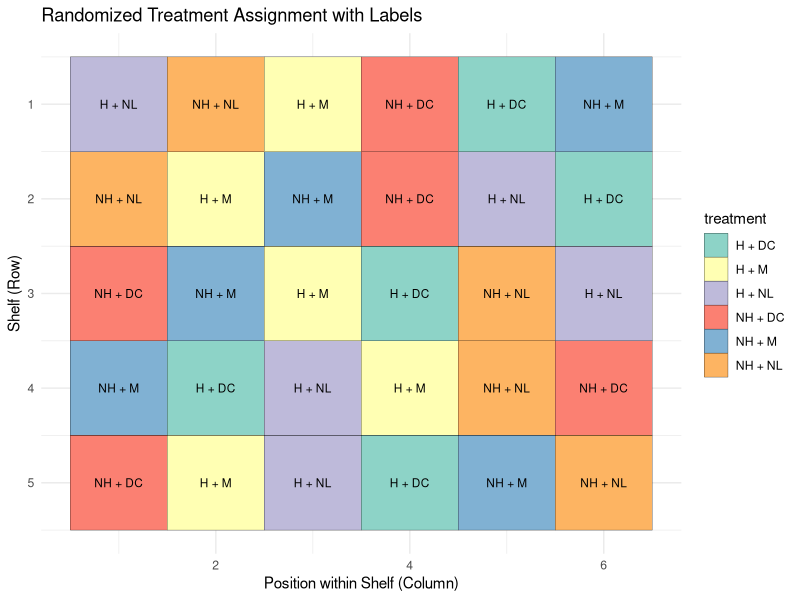
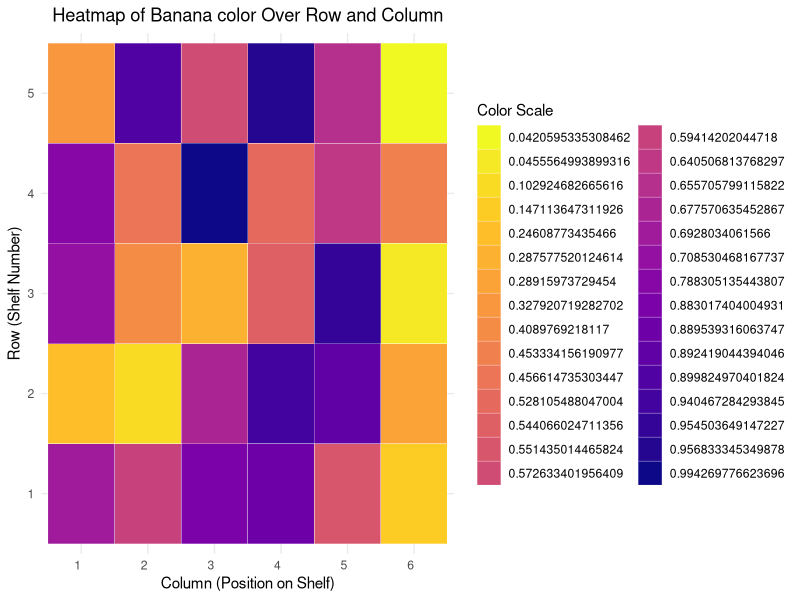
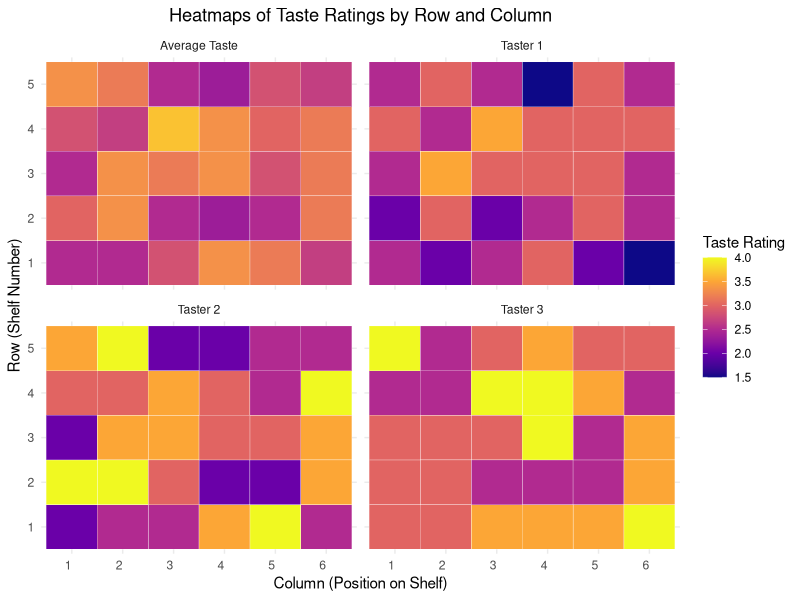
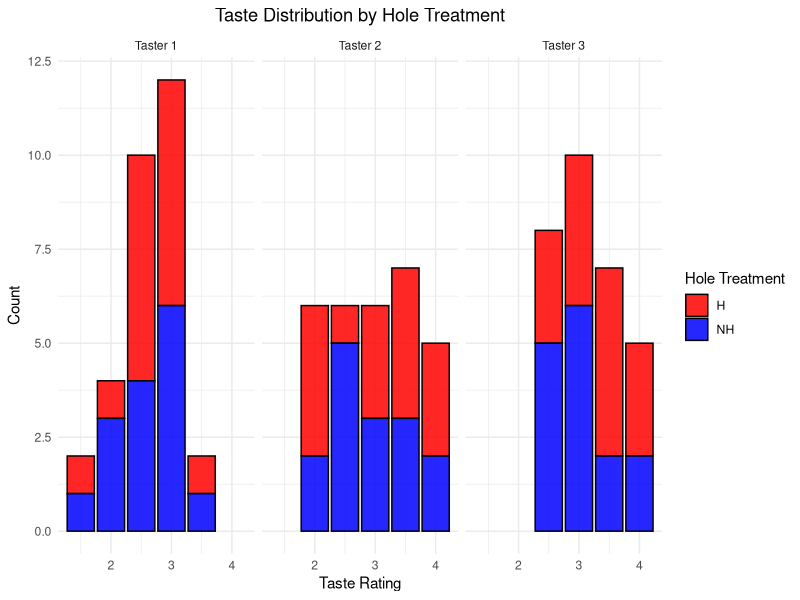
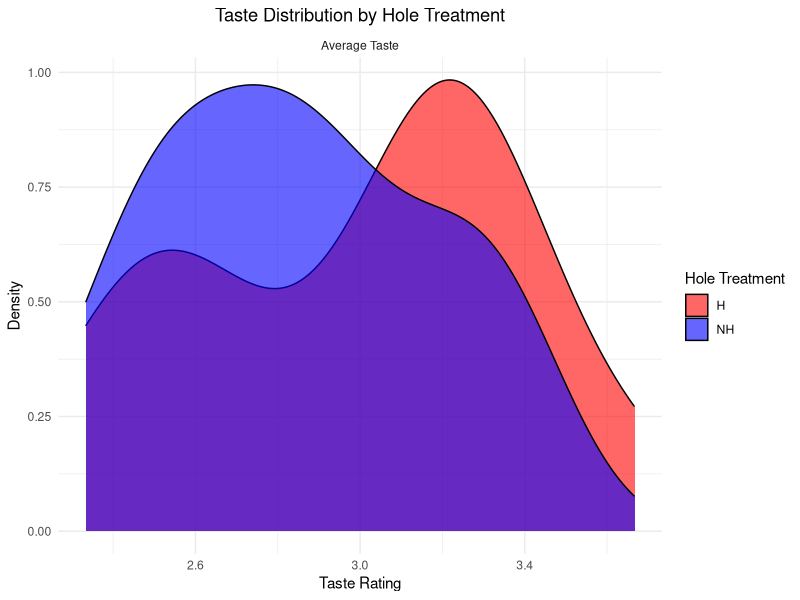
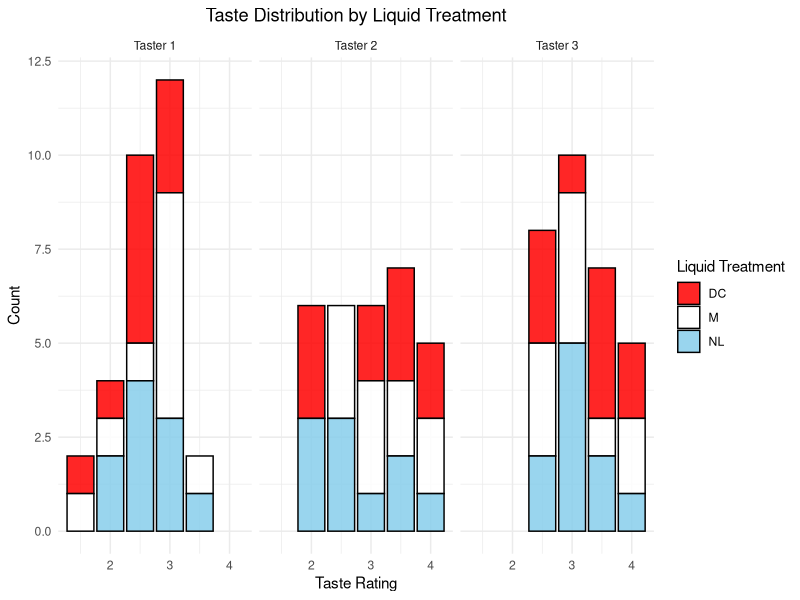
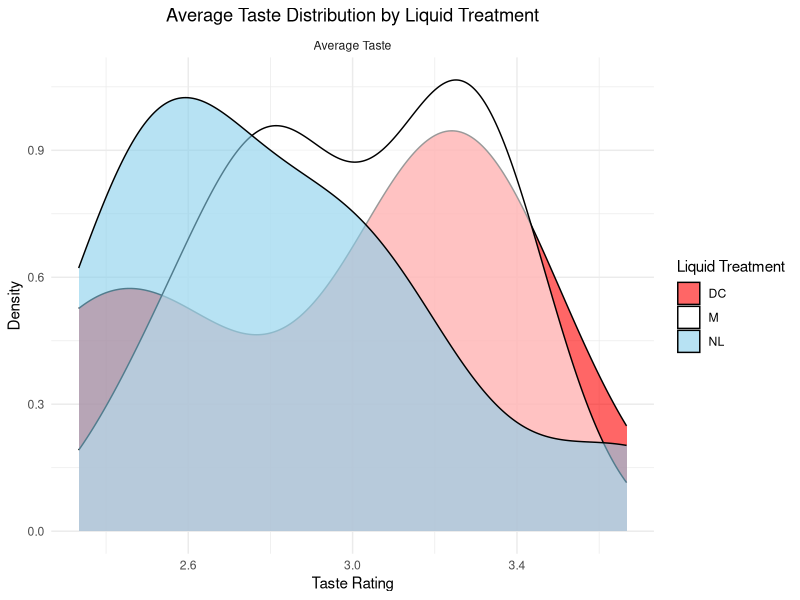
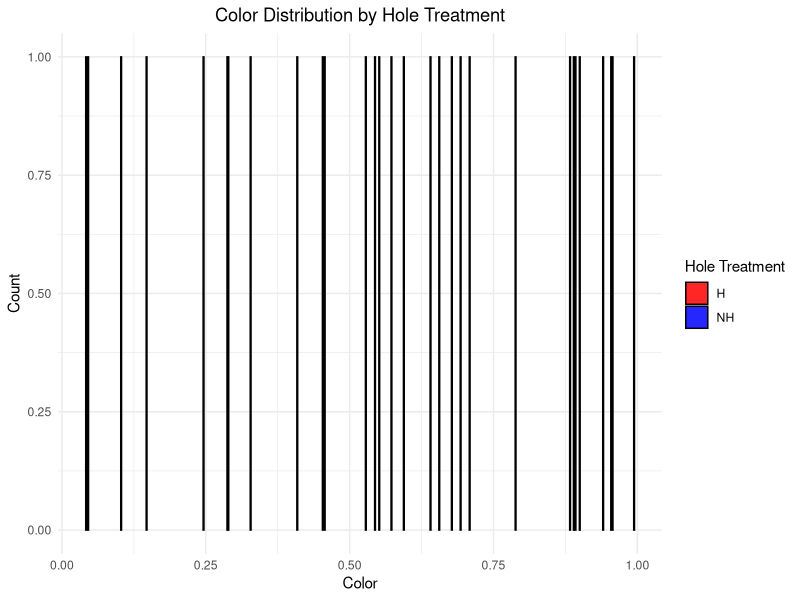

The R source for these figures, in order:
## ---- chunk 1
knitr::opts_chunk$set(echo = TRUE)
library(tidyverse)
## ---- chunk 2
# # Set seed for reproducibility
# set.seed(123)
# 
# # Constants
# n_bananas <- 30  # Total number of bananas
# n_rows <- 5      # Number of rows (shelves)
# n_treatments <- 6  # Number of distinct treatment combinations
# 
# # Treatment levels
# hole_treatment_levels <- c("NH", "H")  # NH = No Holes, H = Holes
# liquid_treatment_levels <- c("NL", "DC", "M")  # NL = No Liquid, DC = Diet Coke, M = Milk
# 
# # Generate all combinations of hole and liquid treatments
# treatments <- expand.grid(hole_treatment = hole_treatment_levels, 
#                           liquid_treatment = liquid_treatment_levels)
# 
# # Create a dataframe to store randomized treatments for each row
# banana_data <- data.frame(
#   ID = 1:n_bananas,  # Banana ID
#   row = rep(1:n_rows, each = n_treatments),  # Shelf number (row)
#   column = rep(1:n_treatments, times = n_rows)  # Position on the shelf (column)
# )
# 
# # Randomize treatments within each row (shelf)
# banana_data <- banana_data %>%
#   group_by(row) %>%
#   mutate(
#     treatment_idx = sample(1:n_treatments, n_treatments),  # Randomize treatment indices within each row
#     hole_treatment = treatments$hole_treatment[treatment_idx],  # Assign randomized hole treatment
#     liquid_treatment = treatments$liquid_treatment[treatment_idx]  # Assign randomized liquid treatment
#   ) %>%
#   ungroup()
# 
# # Add synthetic color and taste ratings
# banana_data$color <- sample(1:6, n_bananas, replace = TRUE)  # Color scale: 1 (greenest) to 6 (darkest)
# banana_data$taste_1 <- sample(1:5, n_bananas, replace = TRUE)  # Taste rating from tester 1
# banana_data$taste_2 <- sample(1:5, n_bananas, replace = TRUE)  # Taste rating from tester 2
# banana_data$taste_3 <- sample(1:5, n_bananas, replace = TRUE)  # Taste rating from tester 3
# 
# write.csv(banana_data, file = "../data/banana_data.csv", row.names = FALSE)

banana_data <- read.csv("../data/banana_data.csv")
## ---- chunk 3
treatment_data <- read_csv("../data/treatment.csv", show_col_types = FALSE)

# Visualize as a matrix with text labels
ggplot(treatment_data, aes(x = column, y = row, fill = treatment)) +
  geom_tile(color = "black") +
  geom_text(aes(label = treatment), size = 3, color = "black") +  # Add treatment text
  scale_fill_brewer(palette = "Set3") +
  labs(x = "Position within Shelf (Column)", y = "Shelf (Row)", title = "Randomized Treatment Assignment with Labels") +
  theme_minimal() +
  scale_y_reverse()
## ---- chunk 4
# Create the heatmap using ggplot2
ggplot(banana_data, aes(x = factor(column), y = factor(row), fill = factor(color))) +
  geom_tile(color = "white") +  # Create the heatmap tiles
  scale_fill_viridis_d(name = "Color Scale", option = "C", direction = -1) +  # Use a nice color scale (viridis)
  labs(
    title = "Heatmap of Banana color Over Row and Column",
    x = "Column (Position on Shelf)",
    y = "Row (Shelf Number)"
  ) +
  theme_minimal() +
  theme(
    axis.text.x = element_text(angle = 0, hjust = 1),  # Rotate x-axis labels for clarity
    plot.title = element_text(hjust = 0.5)  # Center the plot title
  )
## ---- chunk 5
# Calculate the average taste for each banana
banana_data <- banana_data %>%
  mutate(taste_avg = (taste_1 + taste_2 + taste_3) / 3)

# Reshape the data to long format to facilitate faceting with ggplot2
taste_long_df <- banana_data %>%
  pivot_longer(cols = starts_with("taste"), 
               names_to = "Taster", 
               values_to = "Taste")

# Replace taste_1, taste_2, taste_3 with readable labels
taste_long_df$Taster <- recode(taste_long_df$Taster, 
                               taste_1 = "Taster 1", 
                               taste_2 = "Taster 2", 
                               taste_3 = "Taster 3", 
                               taste_avg = "Average Taste")

# Plot the faceted heatmaps using ggplot2
ggplot(taste_long_df, aes(x = factor(column), y = factor(row), fill = Taste)) +
  geom_tile(color = "white") +  # Create the heatmap tiles
  scale_fill_viridis_c(name = "Taste Rating", option = "C", direction = 1) +  # Color scale
  labs(
    title = "Heatmaps of Taste Ratings by Row and Column",
    x = "Column (Position on Shelf)",
    y = "Row (Shelf Number)"
  ) +
  facet_wrap(~ Taster, ncol = 2) +  # Facet by Taster and Average Taste
  theme_minimal() +
  theme(
    axis.text.x = element_text(angle = 0, hjust = 1),  # Rotate x-axis labels for clarity
    plot.title = element_text(hjust = 0.5)  # Center the plot title
  )
## ---- chunk 6
# Plot the distribution of taste by hole treatment and facet wrap by taster
taste_long_df |>
  filter(Taster != 'Average Taste')|>
  ggplot(aes(x = Taste, fill = hole_treatment)) +
  geom_bar(alpha = 0.85, color = 'black') +  # Density plot with transparency
  facet_wrap(~ Taster, ncol = 3) +  # Facet by taster
  labs(title = "Taste Distribution by Hole Treatment", 
       x = "Taste Rating", y = "Count") +
  theme_minimal() +
  scale_fill_manual(values = c("NH" = "blue", "H" = "red"), name = "Hole Treatment") +  # Custom colors for hole treatment
  theme(plot.title = element_text(hjust = 0.5))  # Center the plot title

# Plot the distribution of taste by hole treatment and facet wrap by taster
taste_long_df |>
  filter(Taster == 'Average Taste')|>
  ggplot(aes(x = Taste, fill = hole_treatment)) +
  geom_density(alpha = 0.6) +  # Density plot with transparency
  facet_wrap(~ Taster, ncol = 2) +  # Facet by taster
  labs(title = "Taste Distribution by Hole Treatment", 
       x = "Taste Rating", y = "Density") +
  theme_minimal() +
  scale_fill_manual(values = c("NH" = "blue", "H" = "red"), name = "Hole Treatment") +  # Custom colors for hole treatment
  theme(plot.title = element_text(hjust = 0.5))  # Center the plot title
## ---- chunk 7
# Plot the distribution of taste by liquid treatment and facet wrap by taster (excluding 'Average Taste')
taste_long_df |>
  filter(Taster != 'Average Taste') |>
  ggplot(aes(x = Taste, fill = liquid_treatment)) +
  geom_bar(alpha = 0.85, color='black') +  # Bar plot with dodge position
  facet_wrap(~ Taster, ncol = 3) +  # Facet by taster
  labs(title = "Taste Distribution by Liquid Treatment", 
       x = "Taste Rating", y = "Count") +  # Adjust y-axis to "Count" since it's a bar plot
  theme_minimal() +
  scale_fill_manual(values = c("NL" = "skyblue", "DC" = "red", "M" = "white"), name = "Liquid Treatment") +  # Custom colors for liquid treatment
  theme(plot.title = element_text(hjust = 0.5))  # Center the plot title

# Plot the distribution of taste by liquid treatment (for 'Average Taste')
taste_long_df |>
  filter(Taster == 'Average Taste') |>
  ggplot(aes(x = Taste, fill = liquid_treatment)) +
  geom_density(alpha = 0.6) +  # Density plot with transparency
  facet_wrap(~ Taster, ncol = 2) +  # Facet by taster
  labs(title = "Average Taste Distribution by Liquid Treatment", 
       x = "Taste Rating", y = "Density") +
  theme_minimal() +
  scale_fill_manual(values = c("NL" = "skyblue", "DC" = "red", "M" = "white"), name = "Liquid Treatment") +  # Custom colors for liquid treatment
  theme(plot.title = element_text(hjust = 0.5))  # Center the plot title
## ---- chunk 8
banana_data |>
  ggplot(aes(x = color, fill = hole_treatment)) +
  geom_bar(alpha = 0.85, color = 'black') +  # Density plot with transparency
  labs(title = "Color Distribution by Hole Treatment", 
       x = "Color", y = "Count") +
  theme_minimal() +
  scale_fill_manual(values = c("NH" = "blue", "H" = "red"), name = "Hole Treatment") +  # Custom colors for hole treatment
  theme(plot.title = element_text(hjust = 0.5))  # Center the plot title

banana_data |>
  ggplot(aes(x = color, fill = liquid_treatment)) +
  geom_bar(alpha = 0.85, color = 'black') +  # Density plot with transparency
  labs(title = "Color Distribution by Liquid Treatment", 
       x = "Color", y = "Count") +
  theme_minimal() +
  scale_fill_manual(values = c("NL" = "skyblue", "DC" = "red", "M" = "white"), name = "Liquid Treatment") +  # Custom colors for liquid treatment
  theme(plot.title = element_text(hjust = 0.5))  # Center the plot title
## ---- chunk 9
# Calculate the average taste and color for each taster and overall by treatment (hole + liquid)
avg_by_treatment <- banana_data %>%
  group_by(hole_treatment, liquid_treatment) %>%
  summarise(
    avg_taste_1 = mean(taste_1),
    avg_taste_2 = mean(taste_2),
    avg_taste_3 = mean(taste_3),
    avg_taste_all = mean(c(taste_1, taste_2, taste_3)),  # Average across all tasters
    avg_color = mean(color),
    .groups = "drop"
  )

# Reshape the data into long format to facilitate faceting
avg_long_df <- avg_by_treatment %>%
  pivot_longer(cols = starts_with("avg_taste"), 
               names_to = "Taster", 
               values_to = "Taste")

# Replace avg_taste_1, avg_taste_2, avg_taste_3 with readable labels
avg_long_df$Taster <- recode(avg_long_df$Taster, 
                             avg_taste_1 = "Taster 1", 
                             avg_taste_2 = "Taster 2", 
                             avg_taste_3 = "Taster 3", 
                             avg_taste_all = "Average Taste")
## ---- chunk 10
# Plot the faceted heatmaps for each taster's average taste rating and overall average by treatment
ggplot(avg_long_df, aes(x = liquid_treatment, y = hole_treatment, fill = Taste)) +
  geom_tile(color = "white") +  # Create the heatmap tiles
  scale_fill_viridis_c(name = "Average Taste", option = "C", direction = 1) +  # Color scale for average taste
  labs(
    title = "Heatmaps of Average Taste Ratings by Treatment Levels",
    x = "Liquid Treatment",
    y = "Hole Treatment"
  ) +
  facet_wrap(~ Taster, ncol = 2) +  # Facet for each taster and the overall average
  theme_minimal() +
  theme(
    axis.text.x = element_text(angle = 0, hjust = 1),  # Rotate x-axis labels for clarity
    plot.title = element_text(hjust = 0.5)  # Center the plot title
  )

# Plot the heatmap for color ratings by treatment
ggplot(avg_by_treatment, aes(x = liquid_treatment, y = hole_treatment, fill = avg_color)) +
  geom_tile(color = "white") +  # Create the heatmap tiles
  scale_fill_viridis_c(name = "Average Color", option = "C", direction = -1) +  # Color scale for average color
  labs(
    title = "Heatmaps of Average Color Ratings by Treatment Levels",
    x = "Liquid Treatment",
    y = "Hole Treatment"
  ) +
  theme_minimal() +
  theme(
    axis.text.x = element_text(angle = 0, hjust = 1),  # Rotate x-axis labels for clarity
    plot.title = element_text(hjust = 0.5)  # Center the plot title
  )
## ---- chunk 11
# Bar plot for average taste ratings by hole treatment (treatment vs control)
ggplot(avg_long_df, aes(x = hole_treatment, y = Taste, fill = hole_treatment)) +
  geom_bar(stat = "identity", position = "dodge") +  # Bar chart
  scale_fill_manual(values = c("NH" = "blue", "H" = "red"), name = "Treatment") +  # Custom colors for control and treatment
  labs(
    title = "Average Taste Ratings for Treatment (H) and Control (NH)",
    x = "Hole Treatment",
    y = "Average Taste Rating"
  ) +
  facet_wrap(~ Taster, ncol = 2) +  # Facet by taster and overall average
  theme_minimal() +
  theme(
    plot.title = element_text(hjust = 0.5)  # Center the plot title
  )

# Bar plot for average color ratings by hole treatment (treatment vs control)
ggplot(avg_by_treatment, aes(x = hole_treatment, y = avg_color, fill = hole_treatment)) +
  geom_bar(stat = "identity", position = "dodge") +  # Bar chart
  scale_fill_manual(values = c("NH" = "blue", "H" = "red"), name = "Treatment") +  # Custom colors for control and treatment
  labs(
    title = "Average Color Ratings for Treatment (H) and Control (NH)",
    x = "Hole Treatment",
    y = "Average Color Rating"
  ) +
  theme_minimal() +
  theme(
    plot.title = element_text(hjust = 0.5)  # Center the plot title
  )

# Bar plot for average taste ratings by liquid treatment
ggplot(avg_long_df, aes(x = liquid_treatment, y = Taste, fill = liquid_treatment)) +
  geom_bar(stat = "identity", position = "dodge") +  # Bar chart
  scale_fill_manual(values = c("NL" = "green", "DC" = "purple", "M" = "orange"), name = "Liquid Treatment") +  # Custom colors for liquid treatment
  labs(
    title = "Average Taste Ratings for Liquid Treatments",
    x = "Liquid Treatment",
    y = "Average Taste Rating"
  ) +
  facet_wrap(~ Taster, ncol = 2) +  # Facet by taster and overall average
  theme_minimal() +
  theme(
    plot.title = element_text(hjust = 0.5)  # Center the plot title
  )

# Bar plot for average color ratings by liquid treatment
ggplot(avg_by_treatment, aes(x = liquid_treatment, y = avg_color, fill = liquid_treatment)) +
  geom_bar(stat = "identity", position = "dodge") +  # Bar chart
  scale_fill_manual(values = c("NL" = "green", "DC" = "purple", "M" = "orange"), name = "Liquid Treatment") +  # Custom colors for liquid treatment
  labs(
    title = "Average Color Ratings for Liquid Treatments",
    x = "Liquid Treatment",
    y = "Average Color Rating"
  ) +
  theme_minimal() +
  theme(
    plot.title = element_text(hjust = 0.5)  # Center the plot title
  )
